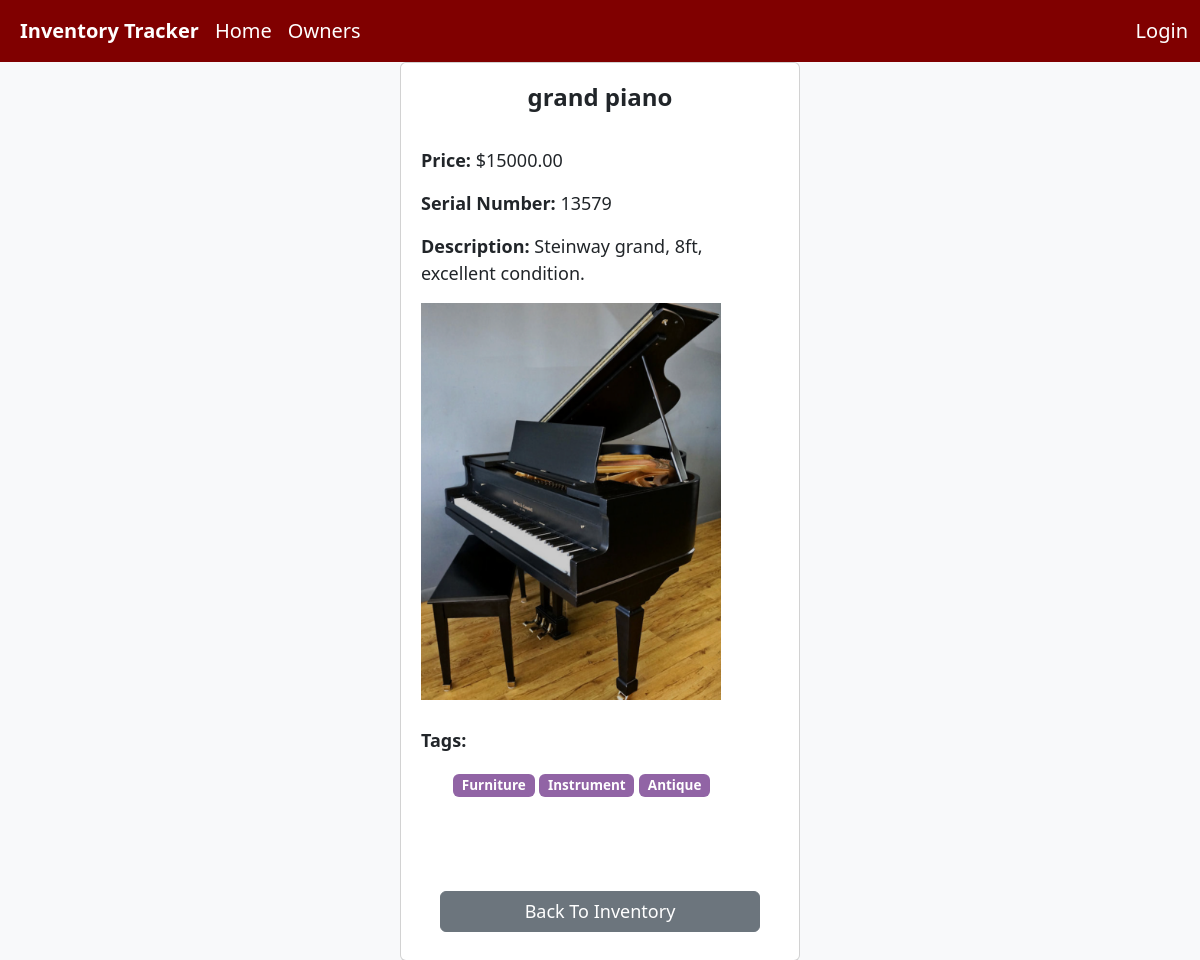
Page /items/29 on the committed database.
### inventory_app/models.py (models this page shows, shortened)
class Item(models.Model):
    name = models.CharField(max_length = 200)
    description = models.TextField(blank=True)
    serial_number = models.CharField(max_length=100, blank=True)
    price = models.DecimalField(max_digits=10, decimal_places=2)
    image = models.ImageField(upload_to='uploads/', null=True, blank=True)
    inventory = models.ForeignKey(Inventory, on_delete=models.CASCADE, null=True)
    tag = models.ManyToManyField(to=Tag)

class Tag(models.Model):
    name = models.CharField(max_length=100, unique=True)

### inventory_app/views.py (the view)
# urls.py: path('items/<int:pk>', views.ItemDetailView.as_view(), name='item-detail'),
class ItemDetailView(generic.DetailView):
    model = Item

### inventory_app/templates/inventory_app/item_detail.html
{% extends 'inventory_app/base_template.html' %}
{% block content %}
<div class="container min-vh-100 d-flex align-items-center justify-content-center" style="font-size: 18px;">
    <div class="card" style="width: 400px;">
        <div class="card-body" style="padding: 20px;">
            <h4 class="text-center"><strong>{{ item.name }}</strong></h4>
            <br>
            <p><strong>Price: </strong> ${{ item.price }}</p>
            {% if item.serial_number %}
                <p><strong>Serial Number: </strong> {{ item.serial_number }}</p>
            {% endif %}
            {% if item.description %}
                <p><strong>Description: </strong> {{ item.description }}</p>
            {% endif %}
            {% if item.image %}
                <img src="{{ item.image.url }}" width=300>
            {% endif %}
            <br>
            <br>
            <p><strong>Tags:</strong></p>
            <ul>
                {% for tag in item.tag.all %}
                    <p class="badge text-decoration-none" style="background-color: #9164A5;">
                        {{tag.name}}
                    </p>
                {% endfor %}
            </ul>
            <br>
            <br>
            <div class="d-flex justify-content-center mx-0 my-2">
                <a class="btn btn-secondary" style="width: 320px; font-size: 18px" href="{% url 'inventory-detail' item.inventory.id %}" role="button">Back To Inventory</a>
            </div>
        </div>
    </div>
</div>
{% endblock %}

### rows in the picture
Item: name "grand piano", price "15000.00", serial_number "13579", description "Steinway grand, 8ft, excellent condition.", image (picture)
Tag: name "Furniture"
Tag: name "Instrument"
Tag: name "Antique"
